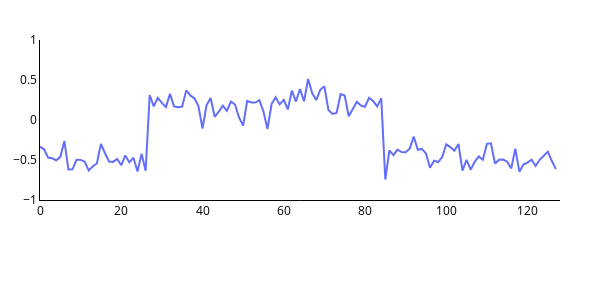

The notebook cell saved with this chart:
### Code cell
hlp.plot1d_plotly(x=original[0], label1='original')
